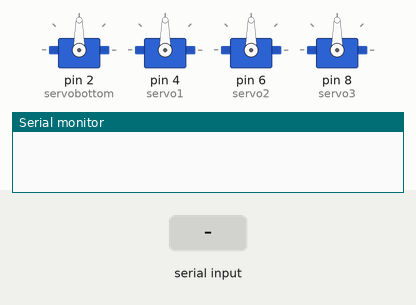
A sketch run on a simulated Arduino Uno, built with avr-gcc and run on an emulated ATmega328P. On the bench: 4 × servo, the last lines printed to the serial monitor. Inputs (shaded band) come from the test bench.

Above: at 1.2 s.
1.3 s: "c" received over Serial
3.7 s: "a" received over Serial
At 5.4 s:
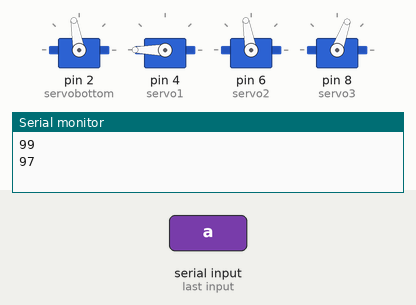
5.7 s: "b" received over Serial
At 7.0 s:
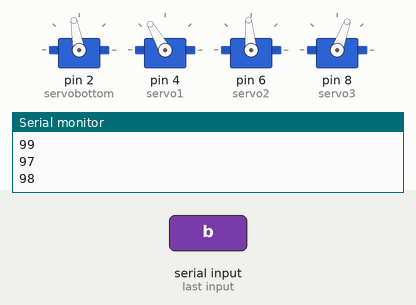
7.8 s: "d" received over Serial
At 7.95 s:
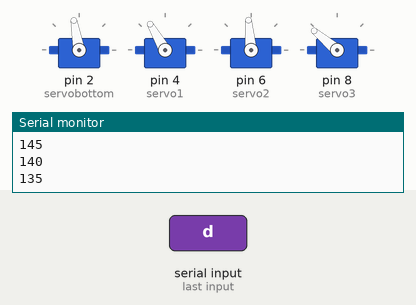
10.8 s: "e" received over Serial
At 12.8 s:
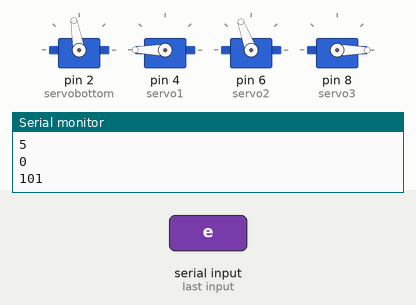
13.1 s: "f" received over Serial
At 14.0 s:
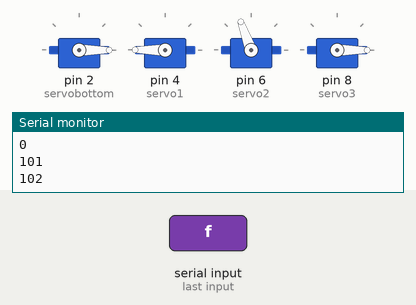
Timing chart, 0 to 15.6 s (numbered marks = the images above; inputs shaded):
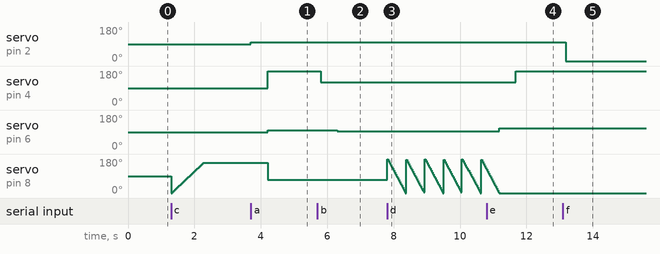

Measured:
- after the input at 3.7 s, servo on pin 2 (servobottom): 90° → 100° at once; servo on pin 4 (servo1): 90° → 180° after 0.50 s; servo on pin 6 (servo2): 90° → 100° after 0.50 s; servo on pin 8 (servo3): 160° → 70° after 0.50 s
- after the input at 5.7 s, servo on pin 4 (servo1): 180° → 120° after 0.10 s; servo on pin 6 (servo2): 100° → 95° after 0.60 s
- after the input at 10.8 s, servo on pin 4 (servo1): 120° → 180° after 0.88 s; servo on pin 6 (servo2): 95° → 110° after 0.38 s
- after the input at 13.1 s, servo on pin 2 (servobottom): 100° → 0° after 0.08 s

The sketch:

roboticarm3.ino
```cpp
#include <Servo.h>

Servo servo1;
Servo servo2;
Servo servo3;
Servo servobottom;
int a;
int pos;
int flag = 0;
void setup() {
  // put your setup code here, to run once:
  Serial.begin(9600);
  servobottom.attach(2);
  servo1.attach(4);
  servo2.attach(6);
  servo3.attach(8);
  pinMode(2, OUTPUT);
  pinMode(4, OUTPUT);
  pinMode(6, OUTPUT);
  pinMode(8, OUTPUT);
}

void loop() {
  if (Serial.available() > 0) {
    a = Serial.read();
    Serial.println(a);
  }

  if (a == 97) {         //a       //normal
    servobottom.write(100);          //90
    delay(500);
    servo1.write(180);
    servo2.write(100);
    servo3.write(70);
  }

  if (a == 98) {         //b      //move down
    delay(100);
    servo1.write(120);
    delay(500);
    servo2.write(95);
    delay(100);
  }

  if (a == 99) {           //c      //grab
    if(flag == 0){
    for (int e = 0; e <= 160; e += 5) { // goes from 0 degrees to 180 degrees
      // in steps of 1 degree
      servo3.write(e);              // tell servo to go to position in variable 'pos'
//      Serial.println(e);
      delay(30);                       // waits 15 ms for the servo to reach the position
    }
    }flag = 1;
  }

  if (a == 100) {          //d      //release
    //    if (a == ) {
//    if(flag == 1){
    for (pos = 180; pos >= 0; pos -= 5) { // goes from 180 degrees to 0 degrees
      servo3.write(pos);              // tell servo to go to position in variable 'pos'
              Serial.println(pos);
      delay(15);                       // waits 15 ms for the servo to reach the position

    }
    return 0;
//    }flag = 2;
  }


  if (a == 101) {            //e        //moveup
    servo2.write(110);
    delay(500);
    servo1.write(180);
    delay(500);
  }

  if (a == 102) {           //f      //rotate
    servobottom.write(0);
    delay(500);
  }

  //if(
}
```
